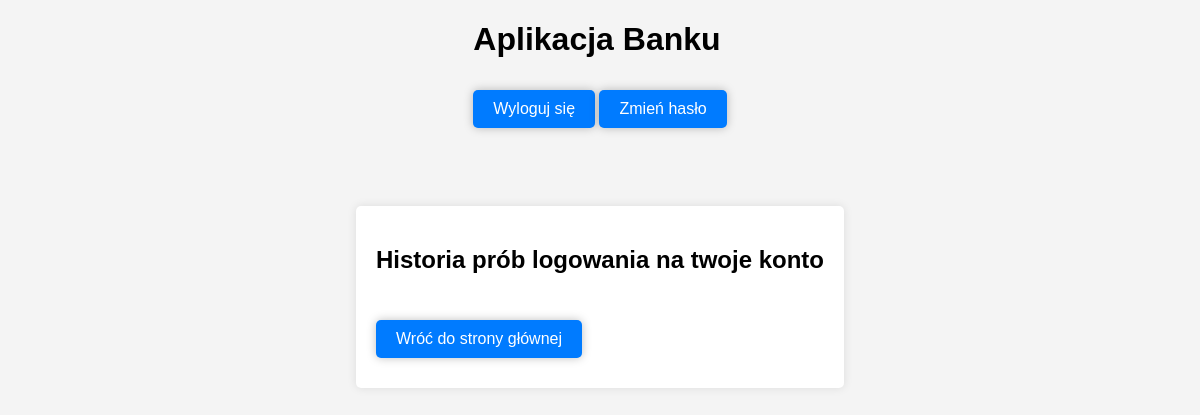
Before: /view_attempts_list (signed in) with the older database file.
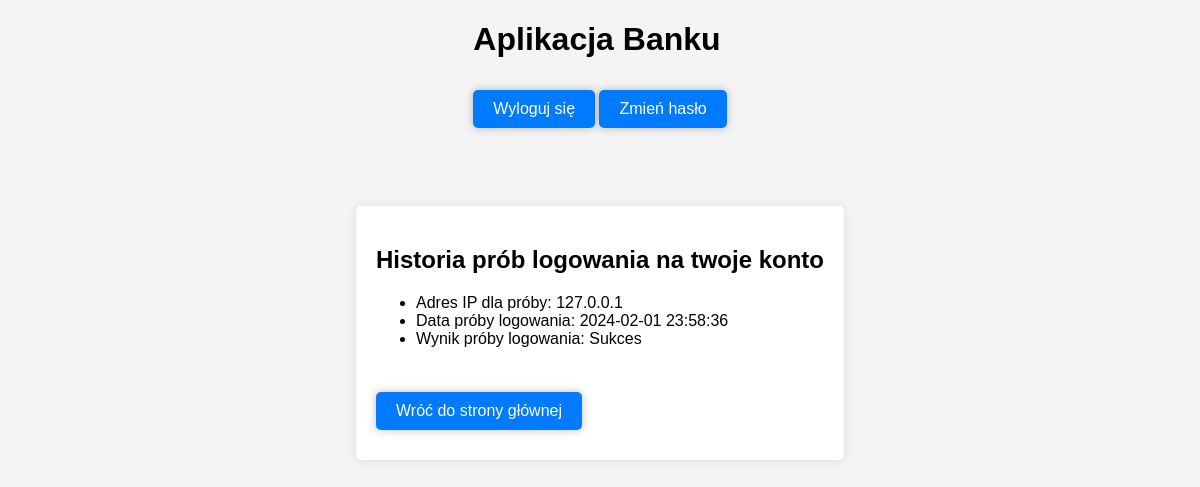
After: the same page with the newer database file.
### models.py (models this page shows, shortened)
class Attempt(db.Model):
    id = db.Column(db.Integer, primary_key=True)
    ip_address = db.Column(db.String(60), nullable=False)
    login_time = db.Column(db.DateTime, default=datetime.now())
    is_successful = db.Column(db.Boolean, nullable=False)
    is_old = db.Column(db.Boolean, default=False, nullable=False)
    user_id = db.Column(db.Integer, db.ForeignKey('user.id'), nullable=False)

### app.py (the view)
@app.route('/view_attempts_list')
@login_required
def view_attempts_list():
    attempts = Attempt.query.filter_by(user_id=current_user.username)
    return render_template('view_attempts_list.html', attempts=attempts)

### app.py (called while the page is built)
@login_manager.user_loader
def load_user(user_id):
    return User.query.get(int(user_id))

### templates/view_attempts_list.html (shortened to what this page needs)
{% extends 'base.html' %}
{% block content %}
    <h2>Historia prób logowania na twoje konto</h2>
    {% if attempts %}
    <ul class="login-attempts">
        {% for attempt in attempts|reverse %}
        <li>Adres IP dla próby: {{ attempt.ip_address }}</li>
        <li>Data próby logowania: {{ attempt.login_time.strftime('%Y-%m-%d %H:%M:%S') }}</li>
        <li>Wynik próby logowania: {% if attempt.is_successful %}Sukces{% else %}Porażka{% endif %}</li>
        <br />
        {% endfor %}
    </ul>
    {% else %}
        <p>Brak dostępnych prób logowania.</p>
    {% endif %}
    <a href="{{ url_for('home') }}" class="button">Wróć do strony głównej</a>
{% endblock %}

### templates/base.html (shortened to what this page needs)
<!DOCTYPE html>
<html lang="en">
<head>
    <link rel="stylesheet" type="text/css" href="{{ url_for('static', filename='styles.css') }}">
</head>
<body>
    <div class="header" id="header">
        <h1>{% block header %}Aplikacja Banku{% endblock %}</h1>
        {% if current_user.is_authenticated %}
            <a href="{{ url_for('logout') }}" class="button">Wyloguj się</a>
            <a href="{{ url_for('change_password') }}" class="button">Zmień hasło</a>
            <br />
            <br />
        {% endif %}
    </div>
    <div id="content">
        {% block content %}{% endblock %}
    </div>
</body>
</html>

### static/styles.css (style rules this page uses)
body { font-family: 'Arial', sans-serif; margin: 0; padding: 0; background-color: #f4f4f4; height: 100vh; display: flex; align-items: center; justify-content: center; align-content: center; flex-wrap: nowrap; flex-direction: column; }
#content { max-width: 800px; margin-top: 50px; margin-bottom: auto; padding: 20px; background-color: #fff; box-shadow: 0 0 10px rgba(0, 0, 0, 0.1); border-radius: 5px; }
a.button { display: inline-block; padding: 10px 20px; margin: 10px 0; text-align: center; text-decoration: none; color: #fff; background-color: #007BFF; box-shadow: 0 0 10px rgba(0, 0, 0, 0.25); border-radius: 5px; transition: background-color 0.3s ease; }

### templates/view_attempts_list.html (style rules this page uses)
.login-attempts { max-height: 300px; overflow-y: auto; }

Changed rows visible on the page:
added Attempt: ip_address "127.0.0.1", login_time "2024-02-01 23:58:36", is_successful "Sukces"
